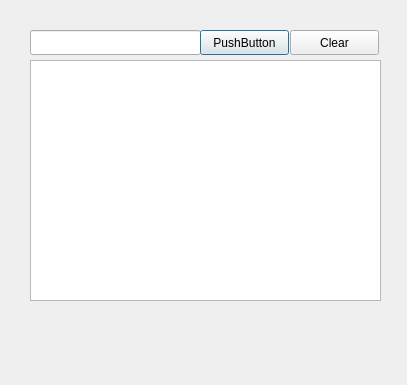
<?xml version="1.0" encoding="UTF-8"?>
<ui version="4.0">
 <class>Dialog</class>
 <widget class="QDialog" name="Dialog">
  <property name="geometry">
   <rect>
    <x>0</x>
    <y>0</y>
    <width>407</width>
    <height>385</height>
   </rect>
  </property>
  <property name="windowTitle">
   <string>Dialog</string>
  </property>
  <widget class="QLineEdit" name="lineEdit">
   <property name="geometry">
    <rect>
     <x>30</x>
     <y>30</y>
     <width>171</width>
     <height>25</height>
    </rect>
   </property>
  </widget>
  <widget class="QPushButton" name="pushButton">
   <property name="geometry">
    <rect>
     <x>200</x>
     <y>30</y>
     <width>89</width>
     <height>25</height>
    </rect>
   </property>
   <property name="text">
    <string>PushButton</string>
   </property>
  </widget>
  <widget class="QTextBrowser" name="textBrowser">
   <property name="geometry">
    <rect>
     <x>30</x>
     <y>60</y>
     <width>351</width>
     <height>241</height>
    </rect>
   </property>
  </widget>
  <widget class="QPushButton" name="pushButton_2">
   <property name="geometry">
    <rect>
     <x>290</x>
     <y>30</y>
     <width>89</width>
     <height>25</height>
    </rect>
   </property>
   <property name="text">
    <string>Clear</string>
   </property>
  </widget>
 </widget>
 <resources/>
 <connections/>
</ui>
